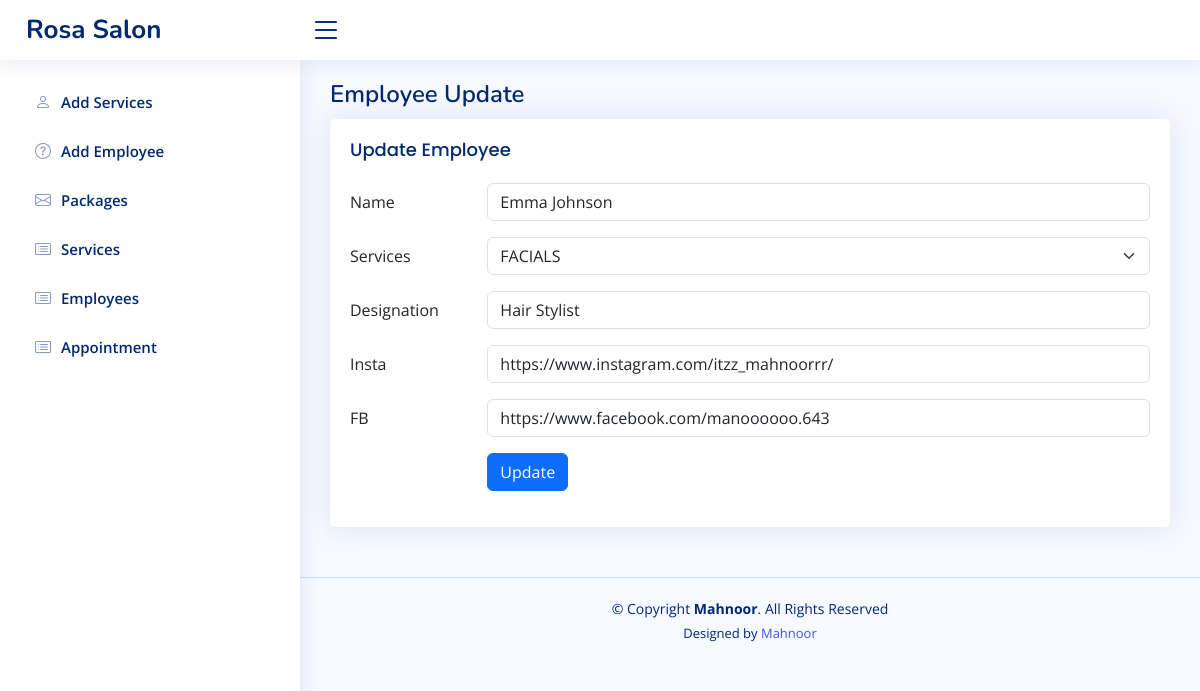
The app's page /Admin/employeeUpdate.php?id=1 with its own data.
### tables this page shows
CREATE TABLE `employee` (
  `employeeID` int(11) NOT NULL,
  `designation` text DEFAULT NULL,
  `serviceID` int(11) DEFAULT NULL,
  `fullName` varchar(250) DEFAULT NULL,
  `instaLink` varchar(250) DEFAULT NULL,
  `fbLink` varchar(250) DEFAULT NULL,
  `employeePic` text DEFAULT NULL
);

### Admin/employeeUpdate.php (the view, shortened to what this page needs)
<?php
$id=$_GET['id'];
require "./assets/header.php";
require "../assets/conn.php";
$sql2="SELECT * FROM employee WHERE employeeID='$id'";
$result2 = mysqli_query($conn, $sql2);
$data2 = mysqli_fetch_assoc($result2);
?>
<main id="main" class="main">
    <div class="pagetitle">
        <h1>Employee Update</h1>
    </div>
    <section class="section">
        <div class="row">
            <div class="col-lg-12">
                <div class="card">
                    <div class="card-body">
                        <h5 class="card-title">Update Employee</h5>
                        <form method="post" enctype="multipart/form-data">
                            <div class="row mb-3">
                                <label for="inputEmail3" class="col-sm-2 col-form-label">Name</label>
                                <div class="col-sm-10">
                                    <input type="text" name="fullName" value="<?php echo $data2['fullName']; ?>" class="form-control" id="inputText">
                                </div>
                            </div>
                            <div class="row mb-3">
                                <label for="serviceDropdown" class="col-sm-2 col-form-label">Services</label>
                                <div class="col-sm-10">
                                    <select name="service" id="serviceDropdown" class="form-select">
                                        <?php
                                        $sql2 = "SELECT * FROM services";
                                        $sql2Run = mysqli_query($conn, $sql2);
                                        while ($row2 = mysqli_fetch_array($sql2Run)) {
                                            ?>
                                            <option value="<?php echo $row2['serviceID']; ?>">
                                                <?php echo $row2['serviceTitle']; ?>
                                            </option>
                                            <?php
                                        }
                                        ?>
                                    </select>
                                </div>
                            </div>
                            <div class="row mb-3">
                                <label for="inputEmail3" class="col-sm-2 col-form-label">Designation</label>
                                <div class="col-sm-10">
                                    <input type="text"  value="<?php echo $data2['designation']; ?>"  name="designation" class="form-control" id="inputText">
                                </div>
                            </div>
                            <div class="row mb-3">
                                <label for="inputEmail3" class="col-sm-2 col-form-label">Insta</label>
                                <div class="col-sm-10">
                                    <input type="text"  value="<?php echo $data2['instaLink']; ?>"  name="insta" class="form-control" id="inputText">
                                </div>
                            </div>
                            <div class="row mb-3">
                                <label for="inputEmail3" class="col-sm-2 col-form-label">FB</label>
                                <div class="col-sm-10">
                                    <input type="text" name="fb"  value="<?php echo $data2['fbLink']; ?>"  class="form-control" id="inputText">
                                </div>
                            </div>
                            <div class="row mb-3">
                                <div class="col-sm-2"></div>
                                <div class="col-sm-10">
                                    <button class="btn-primary btn" name="submit" type="submit">Update</button>
                                </div>
                            </div>
                        </form>
                    </div>
                </div>
            </div>
        </div>
    </section>
</main>
<?php require "./assets/footer.php"; ?>

### Admin/assets/css/style.css (style rules this page uses)
:root { scroll-behavior: smooth; }
body { font-family: "Open Sans", sans-serif; background: #f6f9ff; color: #444444; }
h1, h2, h3, h4, h5, h6 { font-family: "Nunito", sans-serif; }
#main { margin-top: 60px; padding: 20px 30px; transition: all 0.3s; }
.pagetitle { margin-bottom: 10px; }
.pagetitle h1 { font-size: 24px; margin-bottom: 0; font-weight: 600; color: #012970; }
.card { margin-bottom: 30px; border: none; border-radius: 5px; box-shadow: 0px 0 30px rgba(1, 41, 112, 0.1); }
.card-title { padding: 20px 0 15px 0; font-size: 18px; font-weight: 500; color: #012970; font-family: "Poppins", sans-serif; }
.card-body { padding: 0 20px 20px 20px; }
@media (min-width: 1200px) { #main, #footer { margin-left: 300px; } }

### records on screen
employee: fullName "Emma Johnson", designation "Hair Stylist", insta "https://www.instagram.com/itzz_mahnoorrr/", fb "https://www.facebook.com/manoooooo.643"

### other values on screen
form field service "FACIALS"
